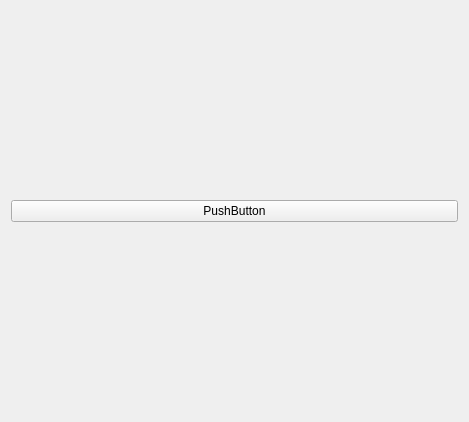
<?xml version="1.0" encoding="UTF-8"?>
<ui version="4.0">
 <class>Form</class>
 <widget class="QWidget" name="Form">
  <property name="geometry">
   <rect>
    <x>0</x>
    <y>0</y>
    <width>469</width>
    <height>422</height>
   </rect>
  </property>
  <property name="windowTitle">
   <string>Form</string>
  </property>
  <layout class="QHBoxLayout" name="horizontalLayout">
   <item>
    <layout class="QVBoxLayout" name="verticalLayout">
     <item>
      <widget class="QPushButton" name="pushButton">
       <property name="text">
        <string>PushButton</string>
       </property>
      </widget>
     </item>
    </layout>
   </item>
  </layout>
 </widget>
 <resources/>
 <connections/>
</ui>
